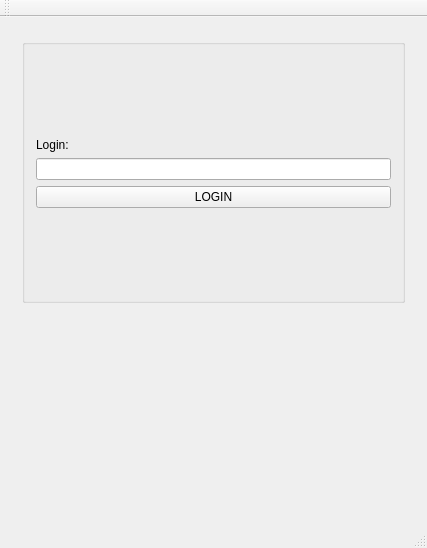
<?xml version="1.0" encoding="UTF-8"?>
<ui version="4.0">
 <class>MainWindow</class>
 <widget class="QMainWindow" name="MainWindow">
  <property name="geometry">
   <rect>
    <x>0</x>
    <y>0</y>
    <width>427</width>
    <height>548</height>
   </rect>
  </property>
  <property name="windowTitle">
   <string>MainWindow</string>
  </property>
  <widget class="QWidget" name="centralWidget">
   <layout class="QVBoxLayout" name="verticalLayout_2">
    <item>
     <widget class="QStackedWidget" name="stackedWidget">
      <property name="currentIndex">
       <number>0</number>
      </property>
      <widget class="QWidget" name="page">
       <layout class="QVBoxLayout" name="verticalLayout_4">
        <item>
         <widget class="QGroupBox" name="loginGBox">
          <property name="enabled">
           <bool>true</bool>
          </property>
          <property name="title">
           <string/>
          </property>
          <layout class="QVBoxLayout" name="verticalLayout_3">
           <item>
            <spacer name="verticalSpacer_2">
             <property name="orientation">
              <enum>Qt::Vertical</enum>
             </property>
             <property name="sizeHint" stdset="0">
              <size>
               <width>20</width>
               <height>40</height>
              </size>
             </property>
            </spacer>
           </item>
           <item>
            <widget class="QLabel" name="label">
             <property name="text">
              <string>Login:</string>
             </property>
            </widget>
           </item>
           <item>
            <widget class="QLineEdit" name="lineEdit"/>
           </item>
           <item>
            <widget class="QPushButton" name="pushButton">
             <property name="text">
              <string>LOGIN</string>
             </property>
            </widget>
           </item>
           <item>
            <spacer name="verticalSpacer">
             <property name="orientation">
              <enum>Qt::Vertical</enum>
             </property>
             <property name="sizeHint" stdset="0">
              <size>
               <width>20</width>
               <height>40</height>
              </size>
             </property>
            </spacer>
           </item>
          </layout>
         </widget>
        </item>
       </layout>
      </widget>
      <widget class="QWidget" name="page_2">
       <layout class="QVBoxLayout" name="verticalLayout_5">
        <item>
         <layout class="QHBoxLayout" name="horizontalLayout_2">
          <item>
           <widget class="QCommandLinkButton" name="commandLinkButton">
            <property name="font">
             <font>
              <pointsize>36</pointsize>
             </font>
            </property>
            <property name="text">
             <string>500</string>
            </property>
           </widget>
          </item>
          <item>
           <widget class="QLabel" name="label_7">
            <property name="text">
             <string>голосов</string>
            </property>
           </widget>
          </item>
         </layout>
        </item>
        <item>
         <widget class="Line" name="line">
          <property name="orientation">
           <enum>Qt::Horizontal</enum>
          </property>
         </widget>
        </item>
        <item>
         <layout class="QHBoxLayout" name="horizontalLayout">
          <item>
           <widget class="QCommandLinkButton" name="commandLinkButton_2">
            <property name="font">
             <font>
              <pointsize>36</pointsize>
             </font>
            </property>
            <property name="text">
             <string>700</string>
            </property>
           </widget>
          </item>
          <item>
           <widget class="QLabel" name="label_6">
            <property name="text">
             <string>gpg</string>
            </property>
           </widget>
          </item>
         </layout>
        </item>
        <item>
         <widget class="Line" name="line_2">
          <property name="orientation">
           <enum>Qt::Horizontal</enum>
          </property>
         </widget>
        </item>
        <item>
         <layout class="QHBoxLayout" name="horizontalLayout_3">
          <item>
           <widget class="QCommandLinkButton" name="commandLinkButton_3">
            <property name="font">
             <font>
              <pointsize>36</pointsize>
             </font>
            </property>
            <property name="text">
             <string>1000</string>
            </property>
           </widget>
          </item>
          <item>
           <widget class="QLabel" name="label_5">
            <property name="text">
             <string>сила голоса</string>
            </property>
           </widget>
          </item>
         </layout>
        </item>
        <item>
         <widget class="Line" name="line_3">
          <property name="orientation">
           <enum>Qt::Horizontal</enum>
          </property>
         </widget>
        </item>
       </layout>
      </widget>
     </widget>
    </item>
    <item>
     <spacer name="verticalSpacer_3">
      <property name="orientation">
       <enum>Qt::Vertical</enum>
      </property>
      <property name="sizeHint" stdset="0">
       <size>
        <width>20</width>
        <height>40</height>
       </size>
      </property>
     </spacer>
    </item>
   </layout>
  </widget>
  <widget class="QMenuBar" name="menuBar">
   <property name="geometry">
    <rect>
     <x>0</x>
     <y>0</y>
     <width>427</width>
     <height>25</height>
    </rect>
   </property>
  </widget>
  <widget class="QToolBar" name="mainToolBar">
   <attribute name="toolBarArea">
    <enum>TopToolBarArea</enum>
   </attribute>
   <attribute name="toolBarBreak">
    <bool>false</bool>
   </attribute>
  </widget>
  <widget class="QStatusBar" name="statusBar"/>
 </widget>
 <layoutdefault spacing="6" margin="11"/>
 <resources/>
 <connections/>
</ui>
